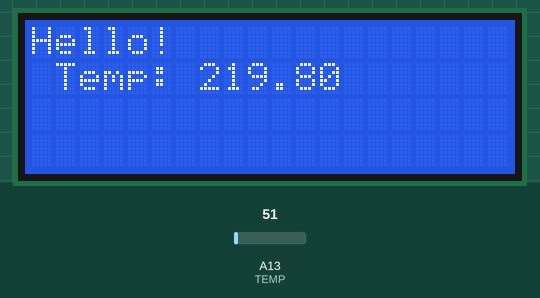
Simulated run of this sketch. Board: Arduino Mega 2560, built with avr-gcc and run on an emulated ATmega2560. On the bench: 20×4 character LCD. The test bench sets the inputs (shaded band); at power-on: A13 (TEMP) = 51. What the sketch prints to the serial monitor is not drawn.

Above: at 1.2 s.
1.3 s: A13 (TEMP) set to 61
At 2.5 s:
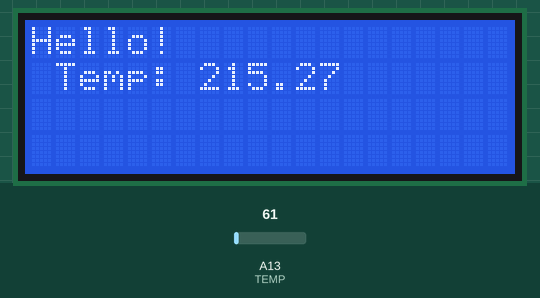
3.0 s: A13 (TEMP) set to 71
At 3.9 s:
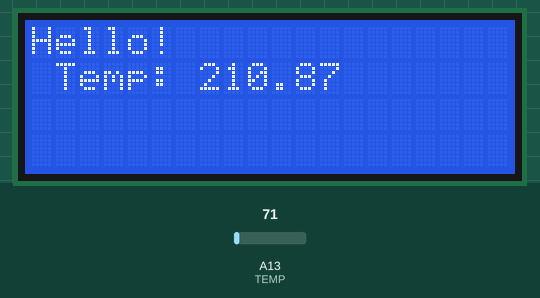
4.5 s: A13 (TEMP) set to 86
At 5.4 s:
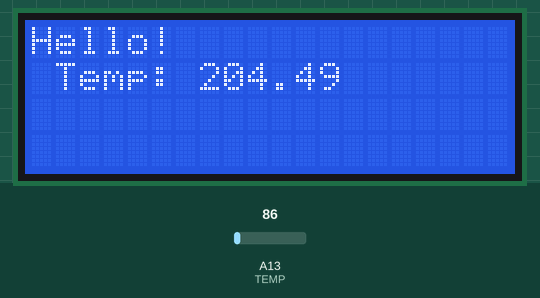
Timing chart, 0 to 7.5 s (numbered marks = the images above; inputs shaded):
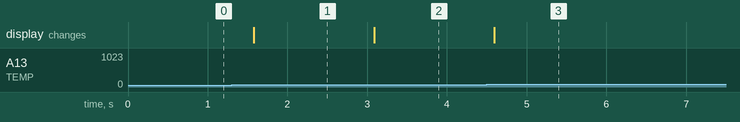

Measured:
- after the input at 1.3 s, the display: changes after 0.28 s (image 1)
- after the input at 3.0 s, the display: changes after 0.09 s (image 2)
- after the input at 4.5 s, the display: changes after 0.10 s (image 3)

The sketch:

temp.ino
```cpp
#define TEMP 13
int x;
#define a -3.90376265282406e-07
#define b 0.000694757028155916
#define c -0.526943156403734
#define d 244.916353218021
#include<LiquidCrystal.h>
LiquidCrystal lcd(16,17,23,25,27,29);
void setup() {
Serial.begin(9600);

lcd.begin(20,4);
lcd.print("Hello!");
lcd.setCursor(1,0);
}

void loop() {
  // put your main code here, to run repeatedly:

x = analogRead(TEMP);

double y = a * (double)pow(x,3) + (double)b * pow(x,2) + (double)c * x + d;
Serial.println(x);
Serial.println(y);
lcd.setCursor(1,1);
lcd.print("Temp: ");
lcd.print(y);
delay(500);
}
```
